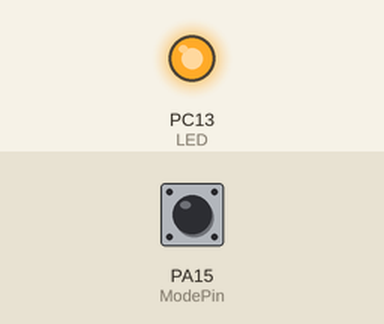
This sketch was run on a simulated STM32 Blue Pill. Shown: output pins drawn as LEDs (lit = HIGH). The inputs (shaded band) are chosen by the test bench; at power-on: PA15 (ModePin) HIGH. What the sketch prints to the serial monitor is not drawn.

Above: at 0.05 s.
Timing chart, 0 to 3.0 s (numbered marks = the images above):
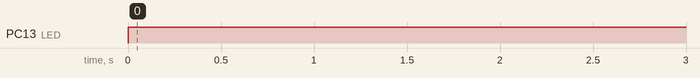

Measured:
- by itself, PC13 (LED): LOW → HIGH at 0.00 s

The sketch:

stm_to_raspi3.ino
```cpp
#define LED PC13
#define Tx PA2
#define Rx PA3
#define ModePin PA15

void setup()
{
  Serial.begin(9600);
  Serial2.begin(9600);
  pinMode(LED, OUTPUT);
  pinMode(ModePin, INPUT);
}

void loop()
{

  int mode = digitalRead(ModePin);

  // read
   if (mode == 0 && Serial2.available() > 0)
  {
    String incomingString = Serial2.readStringUntil(';');
    Serial.println("Received: " + incomingString);
  }

  // send
  else if (mode == 1)
  {
    Serial.println("send mode");
    Serial2.println("Hello from STM32");
    digitalWrite(LED, HIGH);
    delay(1000);
    digitalWrite(LED, LOW);
  }

  else if (mode==9)
  {
    exit(0);
  }
}
```
